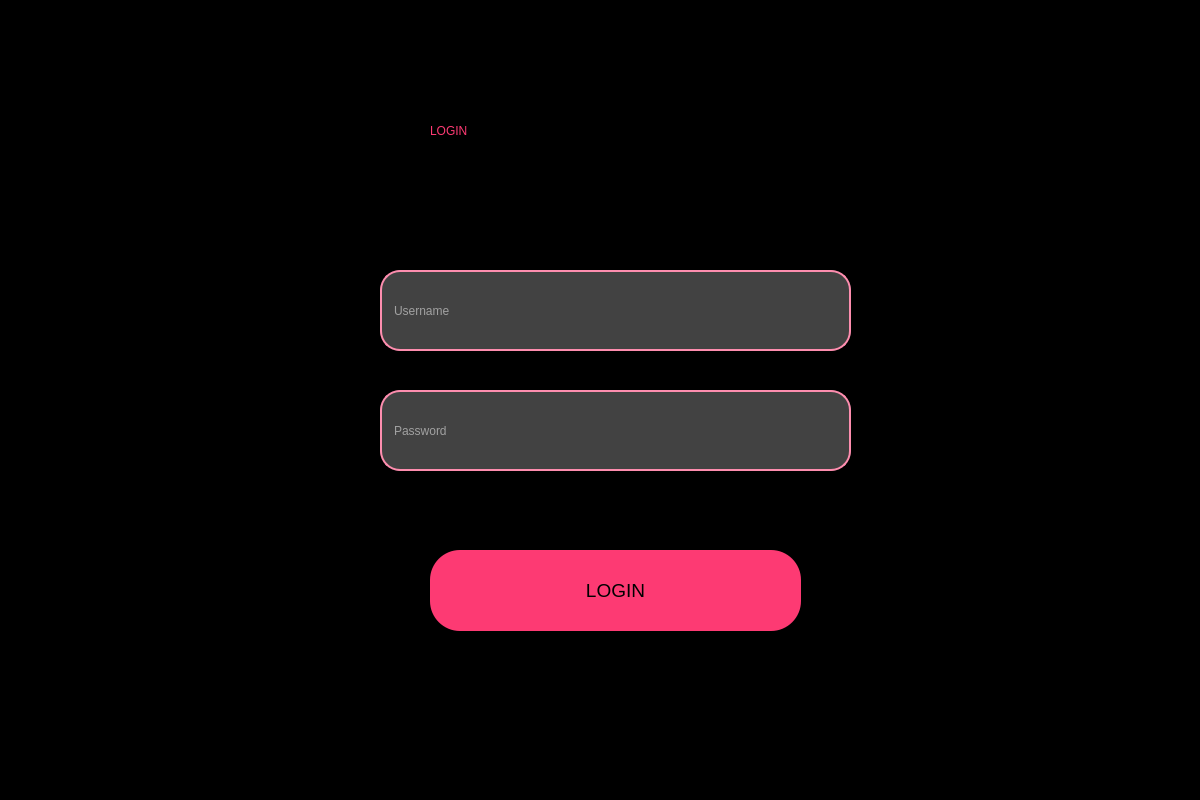
<?xml version="1.0" encoding="UTF-8"?>
<ui version="4.0">
 <class>MainWindow</class>
 <widget class="QMainWindow" name="MainWindow">
  <property name="geometry">
   <rect>
    <x>0</x>
    <y>0</y>
    <width>1200</width>
    <height>800</height>
   </rect>
  </property>
  <property name="windowTitle">
   <string>WELCOME</string>
  </property>
  <property name="styleSheet">
   <string notr="true">background-color: #424242;
background-color: rgb(0, 0, 0);
</string>
  </property>
  <widget class="QWidget" name="centralwidget">
   <widget class="QLabel" name="Login_label">
    <property name="geometry">
     <rect>
      <x>430</x>
      <y>50</y>
      <width>381</width>
      <height>161</height>
     </rect>
    </property>
    <property name="styleSheet">
     <string notr="true">color: rgb(253, 58, 115);
font: 75 60pt &quot;Segoe Print&quot;;</string>
    </property>
    <property name="text">
     <string>LOGIN</string>
    </property>
   </widget>
   <widget class="QPushButton" name="login_pushButton">
    <property name="geometry">
     <rect>
      <x>430</x>
      <y>550</y>
      <width>371</width>
      <height>81</height>
     </rect>
    </property>
    <property name="font">
     <font>
      <family>Arial</family>
      <pointsize>14</pointsize>
      <weight>50</weight>
      <italic>false</italic>
      <bold>false</bold>
     </font>
    </property>
    <property name="styleSheet">
     <string notr="true">QPushButton{
	background-color: rgb(253, 58, 115);
	border-radius: 30px;
	font: 14pt &quot;Arial&quot;;
}
QPushButton:hover{
	background-color: rgb(253, 141, 174);
}
</string>
    </property>
    <property name="text">
     <string>LOGIN</string>
    </property>
   </widget>
   <widget class="QLineEdit" name="Username_LineEdit">
    <property name="geometry">
     <rect>
      <x>380</x>
      <y>270</y>
      <width>471</width>
      <height>81</height>
     </rect>
    </property>
    <property name="styleSheet">
     <string notr="true">QLineEdit{
	background: #424242;
	border: 2px solid rgb(253, 141, 174);
	border-radius: 20px;
	padding-left: 10px;
	font: 14pt &quot;Arial&quot;;
	color: rgb(255, 255, 255);
}
QLineEdit:focus{
	border: 2px solid #FD3A73;
}</string>
    </property>
    <property name="alignment">
     <set>Qt::AlignLeading|Qt::AlignLeft|Qt::AlignVCenter</set>
    </property>
    <property name="placeholderText">
     <string>Username</string>
    </property>
   </widget>
   <widget class="QLineEdit" name="Password_LineEdit">
    <property name="geometry">
     <rect>
      <x>380</x>
      <y>390</y>
      <width>471</width>
      <height>81</height>
     </rect>
    </property>
    <property name="styleSheet">
     <string notr="true">QLineEdit{
	background: #424242;
	border: 2px solid rgb(253, 141, 174);
	border-radius: 20px;
	padding-left: 10px;
	font: 14pt &quot;Arial&quot;;
	color: rgb(255, 255, 255);
}
QLineEdit:focus{
	border: 2px solid #FD3A73;
}</string>
    </property>
    <property name="alignment">
     <set>Qt::AlignLeading|Qt::AlignLeft|Qt::AlignVCenter</set>
    </property>
    <property name="placeholderText">
     <string>Password</string>
    </property>
   </widget>
   <widget class="QLabel" name="login_error_label">
    <property name="geometry">
     <rect>
      <x>420</x>
      <y>490</y>
      <width>381</width>
      <height>41</height>
     </rect>
    </property>
    <property name="styleSheet">
     <string notr="true">color: rgb(255, 65, 32);
font: 13pt &quot;MS Shell Dlg 2&quot;;</string>
    </property>
    <property name="text">
     <string/>
    </property>
    <property name="alignment">
     <set>Qt::AlignCenter</set>
    </property>
   </widget>
  </widget>
  <widget class="QMenuBar" name="menubar">
   <property name="geometry">
    <rect>
     <x>0</x>
     <y>0</y>
     <width>1200</width>
     <height>26</height>
    </rect>
   </property>
  </widget>
  <widget class="QStatusBar" name="statusbar"/>
 </widget>
 <resources>
  <include location="myimqges.qrc"/>
 </resources>
 <connections/>
</ui>
